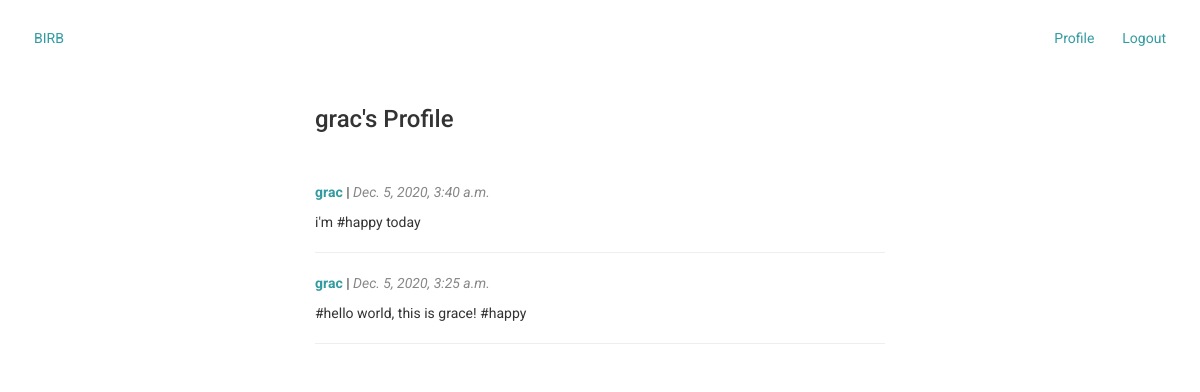
/user/grac/, run on the app's committed database.
### main/models.py (models this page shows, shortened)
class Chirp(models.Model):
    body = models.TextField(max_length=300)
    author = models.ForeignKey(User, on_delete=models.CASCADE, null=True)
    created_at = models.DateTimeField()
    hashtags = models.ManyToManyField(Hashtag)
    likes = models.ManyToManyField(User, related_name='likes', blank=True)

### main/views.py (the view)
# urls.py: path('user/<str:username>/', views.user_view, name='user_view'),
def user_view(request, username):
    user = User.objects.get(username=username)
    chirps = Chirp.objects.filter(author=user).order_by('-created_at')
    return render(request, 'user.html', {'user': user, 'chirps': chirps})

### main/templates/user.html
{% extends 'base.html' %}
{% load static %}
{% block styles %}
    <link rel="stylesheet" href="{% static 'css/chirp_list.css' %}">
{% endblock %}
{% block content %}
    <h3>{{ user.username }}'s Profile</h3>
    <br>
    {% for chirp in chirps %}
        <div class="chirp-card">
            <p><span class="chirp-username"><b>
                <a href="{% url 'user_view' username=chirp.author.username %}">{{ chirp.author.username }}</a>
            </b></span> |
                <span class="chirp-created-at"><i>{{ chirp.created_at }}</i></span></p>
            <p>{{ chirp.body }}</p>
            <hr/>
        </div>
    {% endfor %}
{% endblock %}

### main/static/css/base.css (style rules this page uses)
* { font-family: 'Roboto', sans-serif; }
body { align-items: center; }
a { text-decoration: none; }

### main/static/css/chirp_list.css (style rules this page uses)
.chirp-card { margin: 20px auto; }
.chirp-username a { color: #329ba1; }
.chirp-username { color: #329ba1; }
.chirp-created-at { color: #878787; }

### data on the page
Chirp: author.username "grac", created_at "Dec. 5, 2020, 3:40 a.m.", body "i'm #happy today"
Chirp: author.username "grac", created_at "Dec. 5, 2020, 3:25 a.m.", body "#hello world, this is grace! #happy"

### other printed values
{{ user.username }} "grac"
